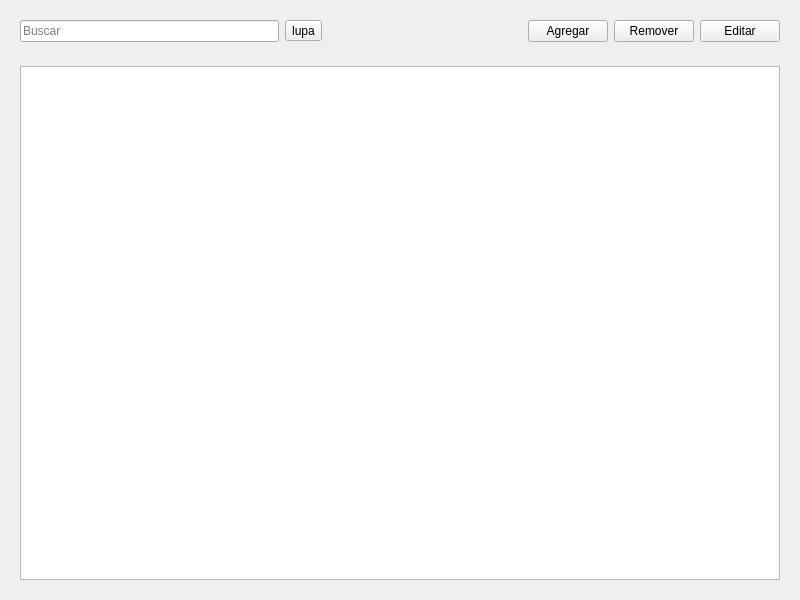
<?xml version="1.0" encoding="UTF-8"?>
<ui version="4.0">
 <class>inventoryWidget</class>
 <widget class="QWidget" name="inventoryWidget">
  <property name="geometry">
   <rect>
    <x>0</x>
    <y>0</y>
    <width>800</width>
    <height>600</height>
   </rect>
  </property>
  <property name="windowTitle">
   <string>inventoryWidget</string>
  </property>
  <layout class="QVBoxLayout" name="verticalLayout">
   <item>
    <widget class="QWidget" name="buttonBar" native="true">
     <layout class="QHBoxLayout" name="horizontalLayout">
      <item>
       <widget class="QLineEdit" name="itemSearch">
        <property name="placeholderText">
         <string>Buscar</string>
        </property>
       </widget>
      </item>
      <item>
       <widget class="QToolButton" name="itemSearchButton">
        <property name="text">
         <string>lupa</string>
        </property>
        <property name="icon">
         <iconset resource="resources.qrc">
          <normaloff>:/inventory_manager/images/buscar.png</normaloff>:/inventory_manager/images/buscar.png</iconset>
        </property>
       </widget>
      </item>
      <item>
       <spacer name="horizontalSpacer">
        <property name="orientation">
         <enum>Qt::Horizontal</enum>
        </property>
        <property name="sizeType">
         <enum>QSizePolicy::Minimum</enum>
        </property>
        <property name="sizeHint" stdset="0">
         <size>
          <width>200</width>
          <height>20</height>
         </size>
        </property>
       </spacer>
      </item>
      <item>
       <widget class="QPushButton" name="itemAddButton">
        <property name="text">
         <string>Agregar</string>
        </property>
       </widget>
      </item>
      <item>
       <widget class="QPushButton" name="itemRemoveButton">
        <property name="text">
         <string>Remover</string>
        </property>
       </widget>
      </item>
      <item>
       <widget class="QPushButton" name="itemEditButton">
        <property name="text">
         <string>Editar</string>
        </property>
       </widget>
      </item>
     </layout>
    </widget>
   </item>
   <item>
    <widget class="QWidget" name="tableArea" native="true">
     <layout class="QVBoxLayout" name="verticalLayout_2">
      <item>
       <widget class="QTableView" name="tableView">
        <property name="editTriggers">
         <set>QAbstractItemView::NoEditTriggers</set>
        </property>
        <property name="selectionMode">
         <enum>QAbstractItemView::SingleSelection</enum>
        </property>
        <property name="selectionBehavior">
         <enum>QAbstractItemView::SelectRows</enum>
        </property>
        <property name="sortingEnabled">
         <bool>true</bool>
        </property>
        <property name="cornerButtonEnabled">
         <bool>true</bool>
        </property>
        <attribute name="horizontalHeaderCascadingSectionResizes">
         <bool>true</bool>
        </attribute>
        <attribute name="horizontalHeaderMinimumSectionSize">
         <number>50</number>
        </attribute>
        <attribute name="horizontalHeaderShowSortIndicator" stdset="0">
         <bool>true</bool>
        </attribute>
        <attribute name="horizontalHeaderStretchLastSection">
         <bool>true</bool>
        </attribute>
        <attribute name="verticalHeaderVisible">
         <bool>false</bool>
        </attribute>
        <attribute name="verticalHeaderCascadingSectionResizes">
         <bool>false</bool>
        </attribute>
       </widget>
      </item>
     </layout>
    </widget>
   </item>
  </layout>
 </widget>
 <resources>
  <include location="resources.qrc"/>
 </resources>
 <connections/>
</ui>
